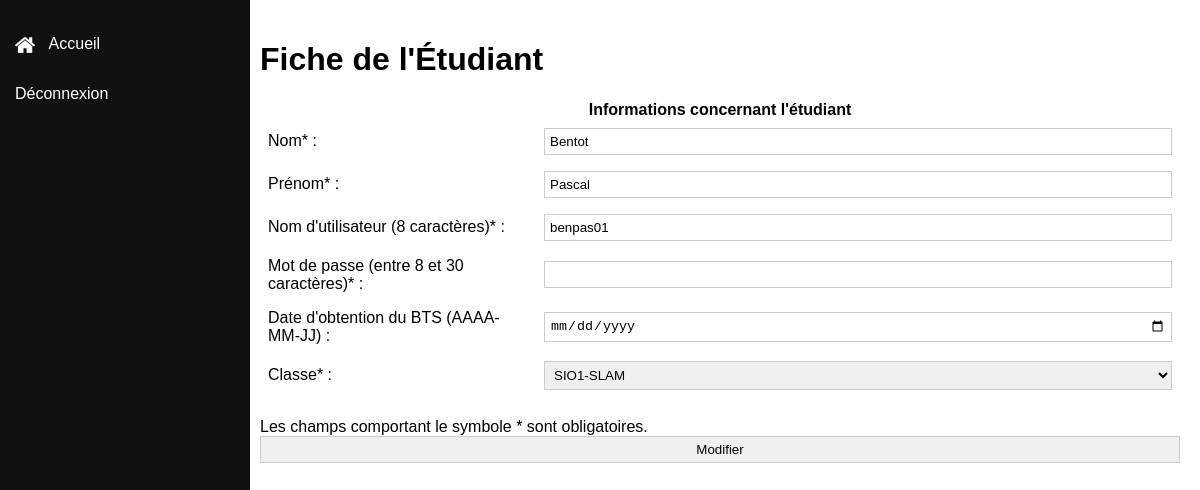
The page /ficheEtudiant.php?id=8 (signed in) on the database its author committed.
### tables this page shows
CREATE TABLE `etudiant` (
  `num_etudiant` int(32) NOT NULL,
  `nom_etudiant` varchar(64) NOT NULL,
  `prenom_etudiant` varchar(64) NOT NULL,
  `annee_obtention` date DEFAULT NULL,
  `login` varchar(8) NOT NULL,
  `mdp` varchar(30) NOT NULL,
  `num_classe` int(32) NOT NULL,
  `en_activite` tinyint(1) NOT NULL DEFAULT '1'
);

### ficheEtudiant.php (the view, shortened to what this page needs)
<?php
$host = 'localhost';
$username = 'root';
$password = '';
$dbname = 'bdd_geststages';
$conn = new mysqli($host, $username, $password, $dbname);
$etudiant_id = isset($_GET['id']) ? $_GET['id'] : null;
$etudiant = null;
if ($etudiant_id) {
    $stmt = $conn->prepare("SELECT nom_etudiant, prenom_etudiant, login FROM etudiant WHERE num_etudiant = ?");
    $stmt->bind_param("i", $etudiant_id);
    $stmt->execute();
    $result = $stmt->get_result();
    if ($result->num_rows > 0) {
        $etudiant = $result->fetch_assoc();
    }
}
$classes = [];
$result = $conn->query("SELECT num_classe, nom_classe FROM classe");
if ($result && $result->num_rows > 0) {
    while ($row = $result->fetch_assoc()) {
        $classes[] = $row;
    }
}
?>
<!DOCTYPE html>
<html lang="fr">
<head>
    <link rel="stylesheet" href="style.css">
</head>
<body>
    <div class="sidebar">
        <a href="accueilAppli.php">
            <img src="icons/home.png" alt="Accueil" class="icon"> Accueil
        </a>
        <a href="deconnexion.php">
            Déconnexion
        </a>
    </div>
    <div class="content">
        <h1>Fiche de l'Étudiant</h1>
        <?php if ($etudiant): ?>
            <form method="POST">
                <table>
                    <tr><th colspan="2">Informations concernant l'étudiant</th></tr>
                    <tr>
                        <td><label for="nom">Nom<span class="important">*</span> :</label></td>
                        <td><input type="text" id="nom" name="nom" value="<?= htmlspecialchars($etudiant['nom_etudiant']) ?>" required></td>
                    </tr>
                    <tr>
                        <td><label for="prenom">Prénom<span class="important">*</span> :</label></td>
                        <td><input type="text" id="prenom" name="prenom" value="<?= htmlspecialchars($etudiant['prenom_etudiant']) ?>" required></td>
                    </tr>
                    <tr>
                        <td><label for="username">Nom d'utilisateur (8 caractères)<span class="important">*</span> :</label></td>
                        <td><input type="text" id="username" name="username" minlength="8" maxlength="8" value="<?= htmlspecialchars($etudiant['login']) ?>" required></td>
                    </tr>
                    <tr>
                        <td><label for="password">Mot de passe (entre 8 et 30 caractères)<span class="important">*</span> :</label></td>
                        <td><input type="password" id="password" name="password" minlength="8" maxlength="30" required></td>
                    </tr>
                    <tr>
                        <td><label for="date">Date d'obtention du BTS (AAAA-MM-JJ) :</label></td>
                        <td><input type="date" id="date" name="date" required></td>
                    </tr>
                    <tr>
                        <td><label for="classe">Classe<span class="important">*</span> :</label></td>
                        <td>
                            <select id="classe" name="classe" required>
                                <?php foreach ($classes as $classe): ?>
                                    <option value="<?= htmlspecialchars($classe['num_classe']) ?>"><?= htmlspecialchars($classe['nom_classe']) ?></option>
                                <?php endforeach; ?>
                            </select>
                        </td>
                    </tr>
                </table>
                <div class="aide">Les champs comportant le symbole <span class="important">*</span> sont obligatoires.</div>
                <div class="center">
                    <input type="submit" value="Modifier">
                </div>
            </form>
        <?php endif; ?>
    </div>
</body>
</html>

### style.css (style rules this page uses)
body { margin: 0; font-family: Arial, sans-serif; }
.sidebar { width: 250px; height: 100vh; background-color: #111; position: fixed; display: flex; flex-direction: column; padding-top: 20px; }
.sidebar a { text-decoration: none; color: white; padding: 15px; display: block; transition: background 0.3s ease; }
.icon { width: 20px; height: 20px; margin-right: 10px; vertical-align: middle; }
.content { margin-left: 240px; padding: 20px; }
table { width: 100%; margin: 20px 0; border-collapse: collapse; }
td { padding: 8px; vertical-align: middle; }
td:first-child { text-align: left; width: 30%; }
td:last-child { text-align: left; }
select { width: 100%; padding: 5px; border: 1px solid #ccc; }
input, select, textarea { width: 100%; padding: 5px; border: 1px solid #ccc; box-sizing: border-box; }

### rows shown on the page
etudiant: nom "Bentot", prenom "Pascal", username "benpas01"

### other values the page prints
form field classe "SIO1-SLAM"
